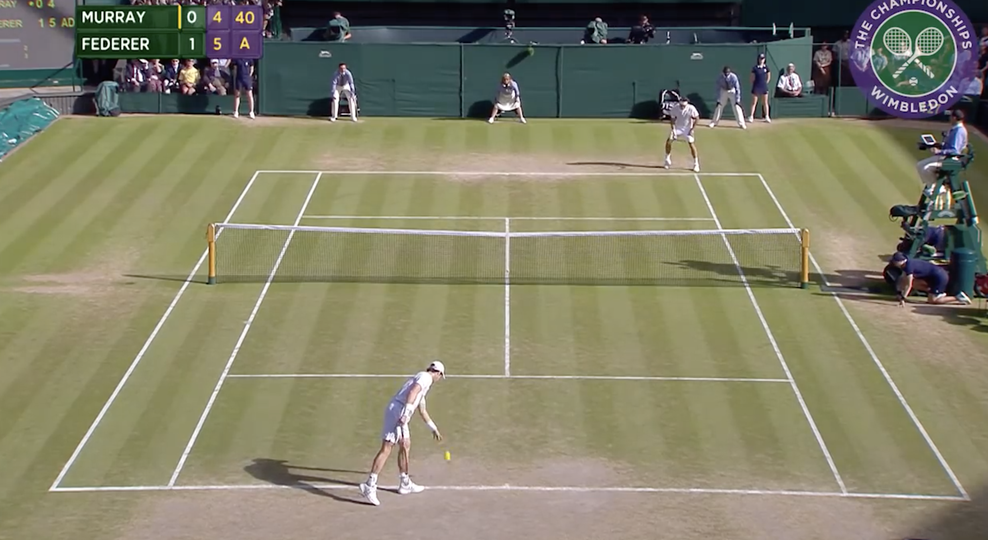
#> input picture tn1.png, 988 x 540 px, shrunk from 2478 x 1354 before the run
$ jupyter execute --allow-errors '1_cv2_basic .ipynb'   (shell and % lines are left out)
#> lines starting #> are read from the running program, lines starting #| are printed output that depends on the picture
[cell 1]
import cv2
import numpy as np
import matplotlib.pyplot as plt

[cell 2]
# 1. placeholder img
img = np.zeros((3, 3), dtype=np.uint8)
img

[cell 3]
# 2. Convert from 1 ch to 3 cha
img = cv2.cvtColor(img, cv2.COLOR_GRAY2BGR)
img

[cell 4]
# 3. read an image in the BGR color format (even if the file uses a grayscale format)
image = cv2.imread('tn1.png')
#> image is the input picture: shape (540, 988, 3); mean B, G, R 105, 128.7, 130.8

# 3-1 mode of imread
# cv2.IMREAD_COLOR
# cv2.IMREAD_GRAYSCALE

k = cv2.imread('tn2.png', cv2.IMREAD_GRAYSCALE)
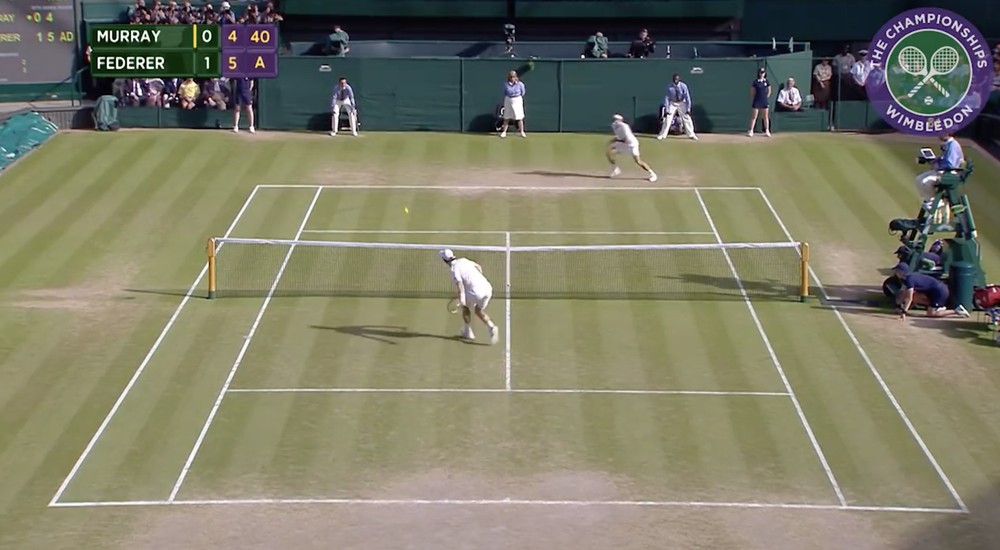
#> input picture tn2.png, 1000 x 550 px, shrunk from 2508 x 1380 before the run
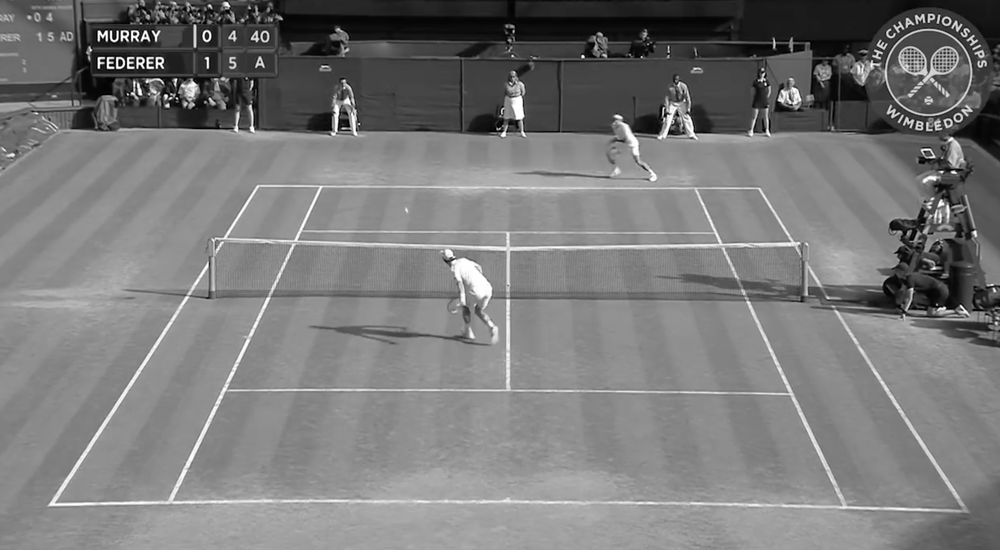
#> k: shape (550, 1000); min 0, max 255, mean 121.8
cv2.imwrite('test.jpg', k)
#> Out = True

[cell 5]
# 3. Convert png to jpg

cv2.imwrite('tn1.jpg', image)
#> Out = True

[cell 6]
t = cv2.imread('test.jpg')
#> t: shape (550, 1000, 3); min 0, max 255, mean 121.8
t.shape
#> Out = (550, 1000, 3)
